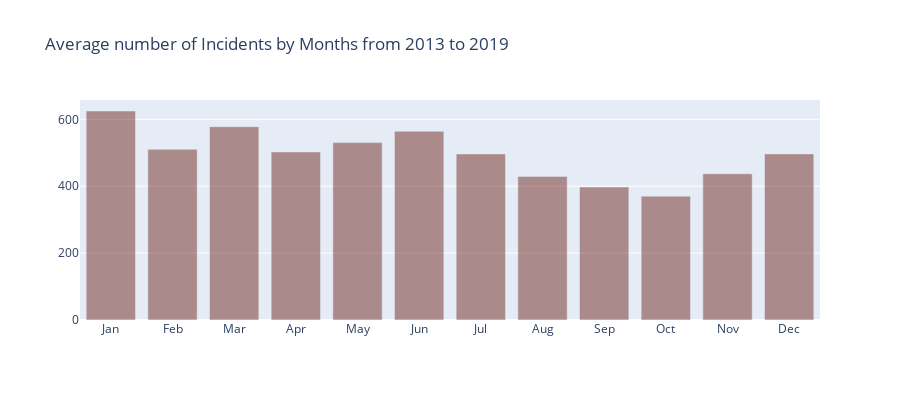

The cell this chart's notebook holds for it:
### Markdown cell above
> The charts above and below shows that the most incidents occur in JANUARY

### Code cell
import calendar
import plotly.graph_objs as go
from plotly.offline import init_notebook_mode, iplot
tempdf = incidents[incidents['year'].isin(['2013','2014','2015','2016','2017','2018','2019'])]
tempdf1 = tempdf.groupby(['year','month']).agg({'month' : 'count'}).rename(columns={'month': 'month_count'}).reset_index()
aggregated = tempdf1.groupby(['month']).agg({'month_count' : 'mean'})
x2 = aggregated.index.tolist()
y2 = aggregated.month_count.tolist()
mapp = {}
for m,v in zip(x2, y2):
    mapp[m] = v
xn = [calendar.month_abbr[int(x)] for x in sorted(x2)]
vn = [mapp[x] for x in sorted(x2)]

trace1 = go.Bar(x=xn, y=vn, opacity=0.75, name="month", marker=dict(color='rgba(100, 20, 10, 0.6)'))
layout = dict(height=400, title='Average number of Incidents by Months from 2013 to 2019', legend=dict(orientation="h"));
fig = go.Figure(data=[trace1], layout=layout)
iplot(fig, filename='stacked-bar')

### Figure 1 — Plotly figure (JSON) as saved in the notebook; plotly's stock layout.template omitted (floating-point values rounded to 4 significant figures)
{"data": [{"marker": {"color": "rgba(100, 20, 10, 0.6)"}, "name": "month", "opacity": 0.75, "type": "bar", "x": ["Jan", "Feb", "Mar", "Apr", "May", "Jun", "Jul", "Aug", "Sep", "Oct", "Nov", "Dec"], "y": [624.8, 510.2, 578, 502.3, 530.3, 564.2, 496.5, 429.3, 397.5, 370.3, 437.3, 496.6]}], "layout": {"height": 400, "legend": {"orientation": "h"}, "title": {"text": "Average number of Incidents by Months from 2013 to 2019"}}}
